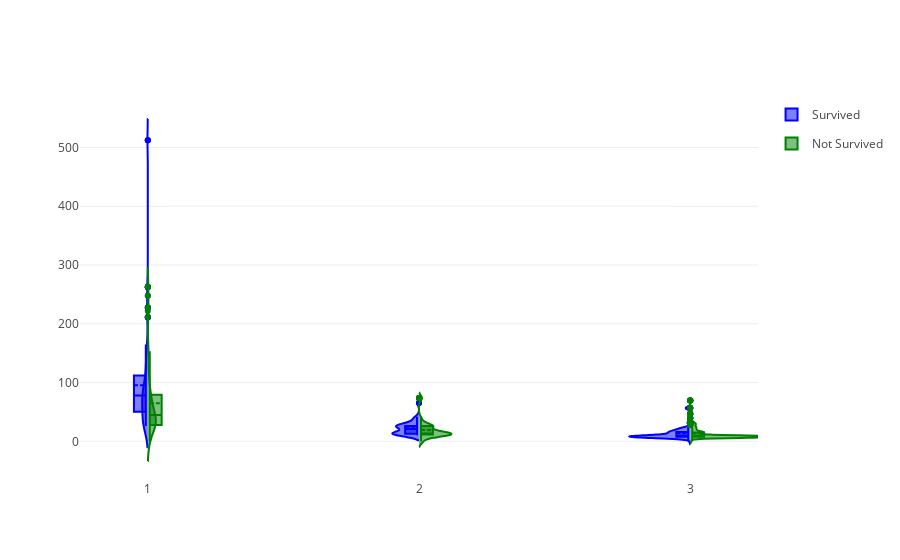

Notebook source saved alongside this figure:
### Code cell
fig = {
    "data": [
        {
            "type": 'violin',
            "x": df_survived['Pclass'],
            "y": df_survived['Fare'],
            "legendgroup": 'Survived',
            "scalegroup": 'No',
            "name": 'Survived',
            "side": 'negative',
            "box": {
                "visible": True
            },
            "meanline": {
                "visible": True
            },
            "line": {
                "color": 'blue'
            }
        },
        {
            "type": 'violin',
            "x": df_notsurvived['Pclass'],
            "y": df_notsurvived['Fare'],
            "legendgroup": 'Not Survived',
            "scalegroup": 'No',
            "name": 'Not Survived',
            "side": 'positive',
            "box": {
                "visible": True
            },
            "meanline": {
                "visible": True
            },
            "line": {
                "color": 'green'
            }
        }
    ],
    "layout" : {
        "yaxis": {
            "zeroline": False,
        },
        "violingap": 0,
        "violinmode": "overlay"
    }
}


py.iplot(fig, filename = 'violin/split', validate = False)

### Figure 1 — Plotly figure (JSON) as saved in the notebook; plotly's stock layout.template omitted (floating-point values rounded to 4 significant figures; data arrays with more than 128 entries replaced by an {"elided": "..."} marker saying what was removed)
{"data": [{"box": {"visible": true}, "legendgroup": "Survived", "line": {"color": "blue"}, "meanline": {"visible": true}, "name": "Survived", "scalegroup": "No", "side": "negative", "type": "violin", "x": {"elided": "342 int values"}, "y": {"elided": "342 float values"}}, {"box": {"visible": true}, "legendgroup": "Not Survived", "line": {"color": "green"}, "meanline": {"visible": true}, "name": "Not Survived", "scalegroup": "No", "side": "positive", "type": "violin", "x": {"elided": "549 int values"}, "y": {"elided": "549 float values"}}], "layout": {"violingap": 0, "violinmode": "overlay", "yaxis": {"zeroline": false}}}
